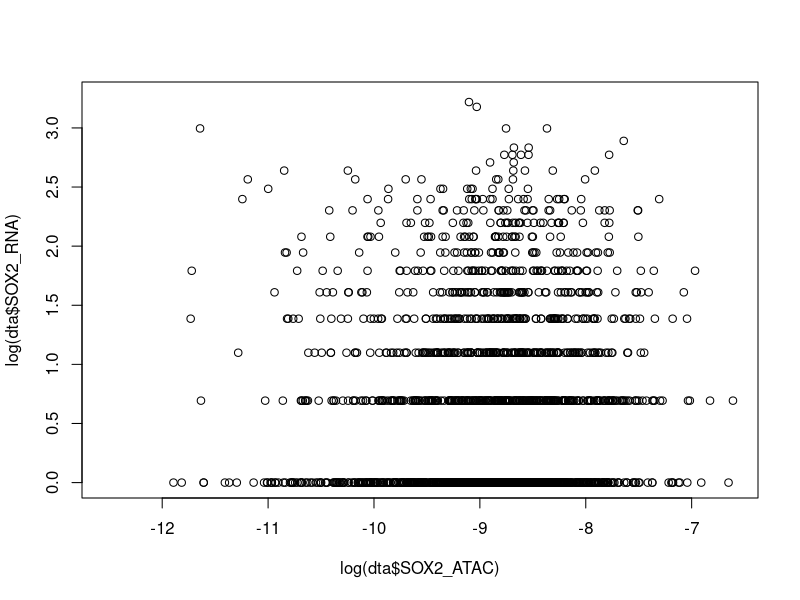
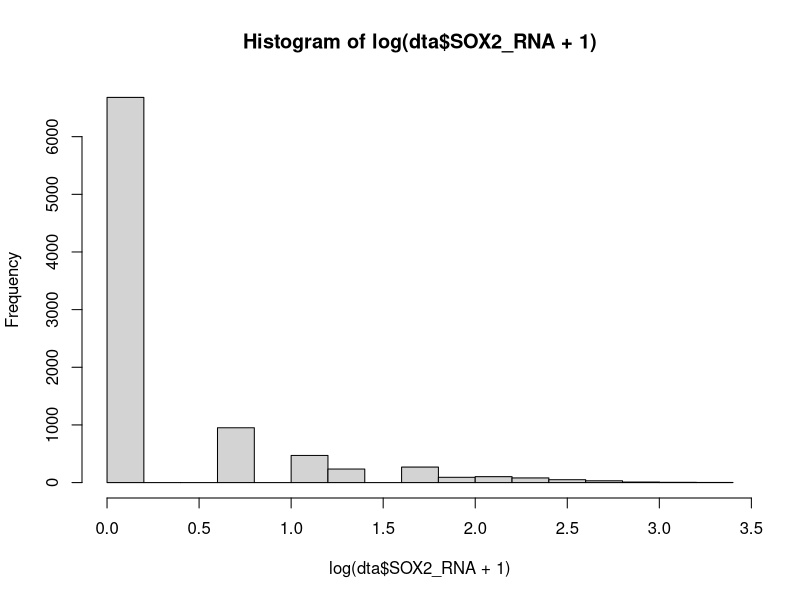
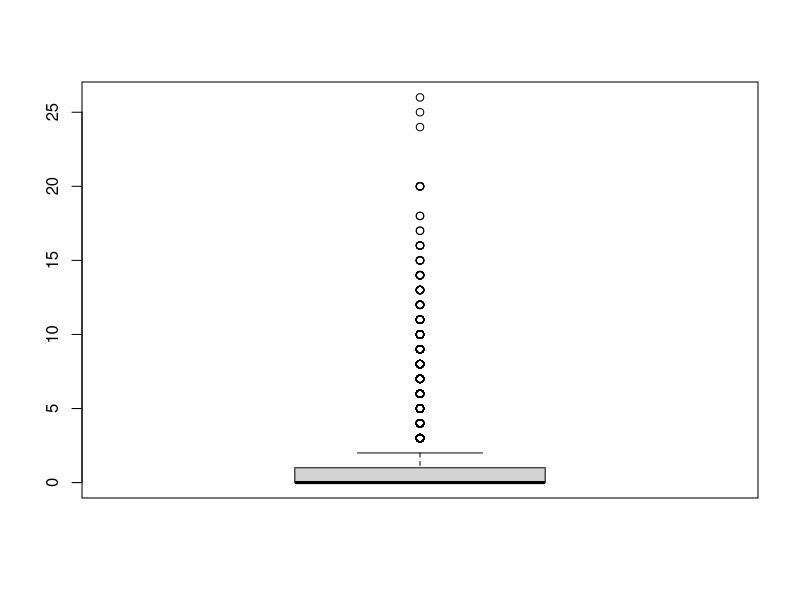
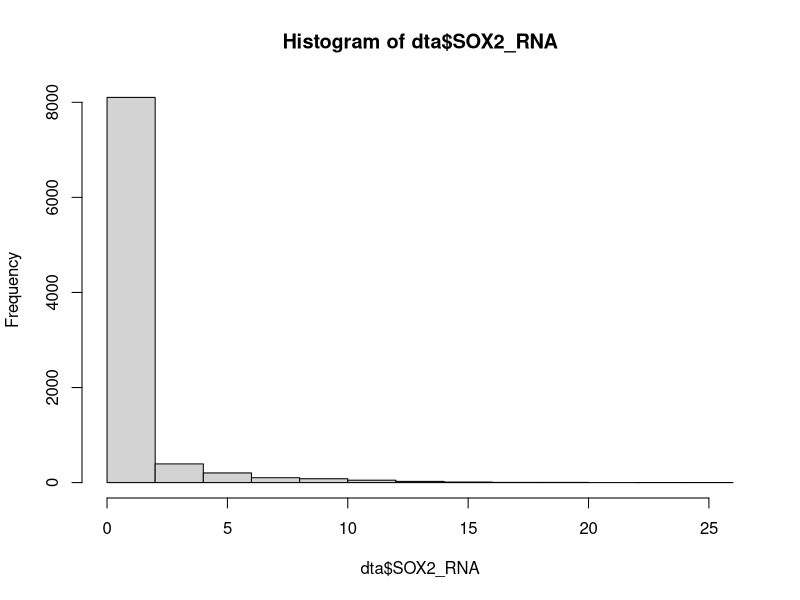
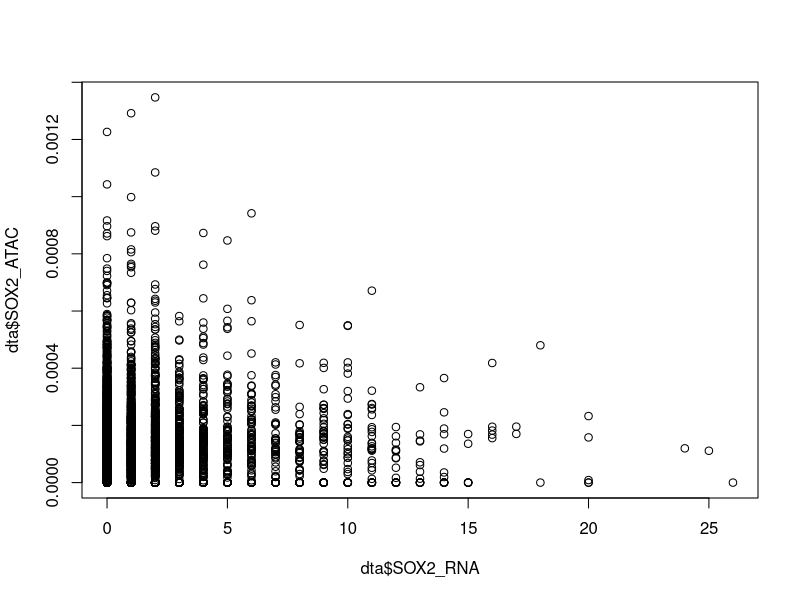
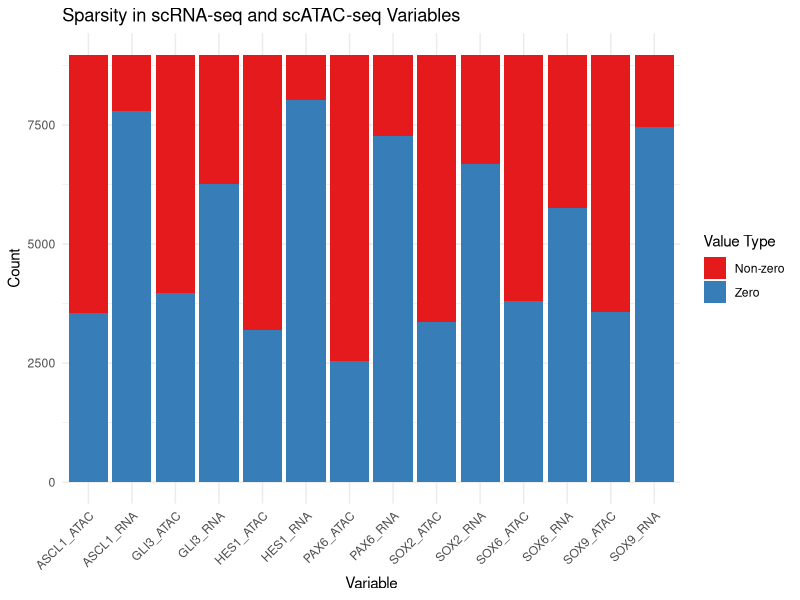
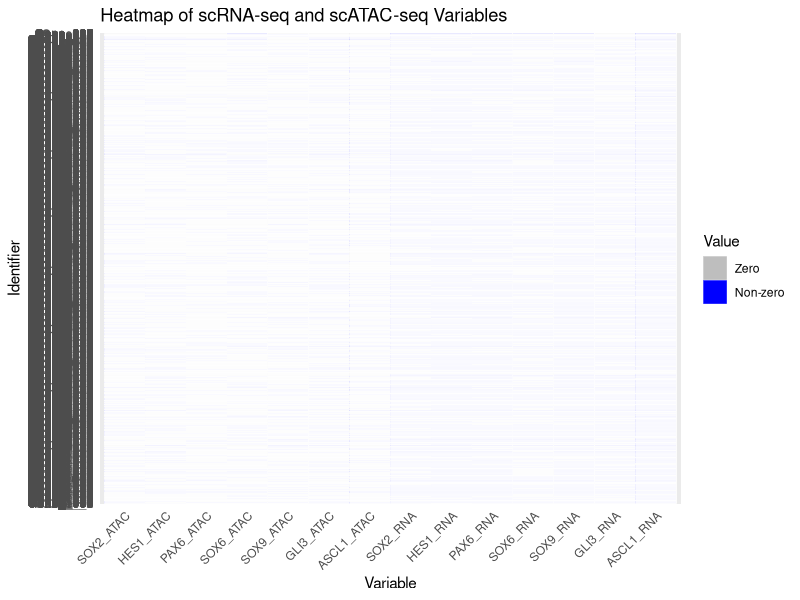
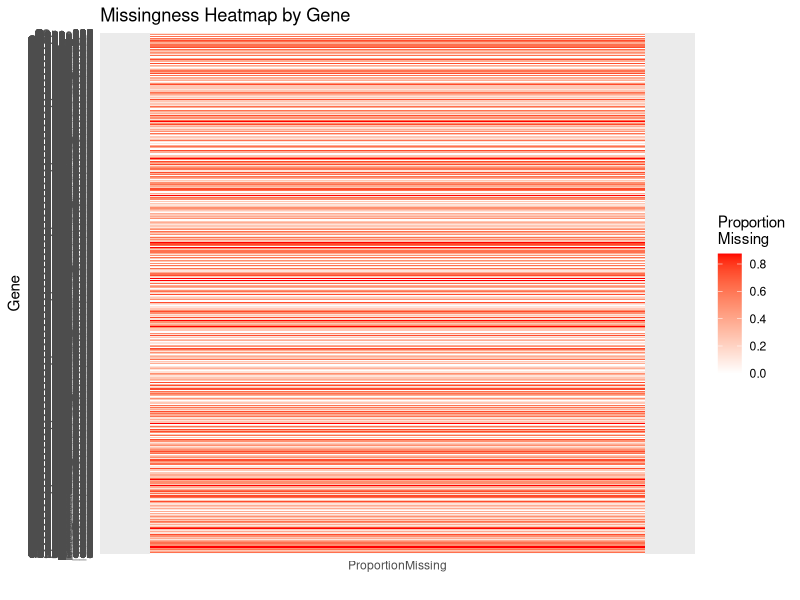

Here is the R script that generated these plots, in order: (Note: this script raises an error after producing the figures.)
## ---- chunk 1
knitr::opts_chunk$set(echo = TRUE)
## ---- chunk 2
dta <- read.csv('./test_data/total_7_var.csv', header = T)
## ---- chunk 3
plot(log(dta$SOX2_ATAC), log(dta$SOX2_RNA))
## ---- chunk 4
hist(log(dta$SOX2_RNA + 1))
## ---- chunk 5
# Calculate Z-score
z_scores <- scale(dta)

# IQR method for a specific variable
Q1 <- quantile(dta$SOX2_RNA, 0.25)
Q3 <- quantile(dta$SOX2_RNA, 0.75)
IQR_value <- Q3 - Q1
outliers <- dta$SOX2_RNA < (Q1 - 1.5 * IQR_value) | dta$SOX2_RNA > (Q3 + 1.5 * IQR_value)

# Visual inspection
boxplot(dta$SOX2_RNA)
hist(dta$SOX2_RNA)
plot(dta$SOX2_RNA, dta$SOX2_ATAC)

## ---- chunk 6
library(tidyr)
library(dplyr)

# Transforming the data into a long format
long_data <- dta %>% 
  pivot_longer(cols = everything(), 
               names_to = "variable", 
               values_to = "value") %>%
  mutate(value_type = ifelse(value == 0, "Zero", "Non-zero"))

library(ggplot2)

ggplot(long_data, aes(x = variable, fill = value_type)) + 
  geom_bar() + 
  theme_minimal() + 
  labs(title = "Sparsity in scRNA-seq and scATAC-seq Variables", 
       x = "Variable", 
       y = "Count") + 
  scale_fill_brewer(palette = "Set1", name = "Value Type") +
  theme(axis.text.x = element_text(angle = 45, hjust = 1))

## ---- chunk 7
data <- dta
data$Identifier <- paste("Gene", seq_len(nrow(data)), sep="_")
library(reshape2)

long_data <- melt(data, id.vars = "Identifier", variable.name = "Variable", value.name = "Value")
library(ggplot2)
# ggsave("high_res_heatmap.png", plot = last_plot(), dpi = 300, width = 12, height = 10)

ggplot(long_data, aes(x = Variable, y = Identifier)) + 
  geom_tile(aes(fill = factor(Value == 0)), color = "white") + 
  scale_fill_manual(values = c("TRUE" = "blue", "FALSE" = "grey"), 
                    name = "Value", 
                    labels = c("Zero", "Non-zero")) +
  theme_minimal() + 
  theme(axis.text.x = element_text(angle = 45, hjust = 1), axis.text.y = element_text(angle = 0, hjust = 1, vjust = 0.5)) +
  labs(title = "Heatmap of scRNA-seq and scATAC-seq Variables", x = "Variable", y = "Identifier")


## ---- chunk 8
# Assuming 'data' is the original dataframe with genes as rows and variables as columns.
# Add a row identifier if it doesn't exist
ATAC_data <- data %>% dplyr::select(ends_with("ATAC"))
ATAC_data$GeneID <- paste0("Gene_", seq_len(nrow(ATAC_data)))

# Calculate the proportion of missing values (assuming zeros are missing)
missingness <- data.frame(GeneID = ATAC_data$GeneID, 
                          ProportionMissing = rowSums(ATAC_data == 0) / ncol(ATAC_data))

# Melting for ggplot
long_missingness <- melt(missingness, id.vars = "GeneID")

# Heatmap of missingness
ggplot(long_missingness, aes(x = variable, y = GeneID, fill = value)) +
  geom_tile() +
  scale_fill_gradient(low = "white", high = "red") +
  theme_minimal() +
  labs(x = "", y = "Gene", fill = "Proportion\nMissing", title = "Missingness Heatmap by Gene")

## ---- chunk 9
# Count the number of genes with all measurements as zero
number_of_genes_all_zeros <- sum(rowSums(ATAC_data == 0) == 7)
number_of_genes_all_zeros
## ---- chunk 10
library(dplyr)
sox2_atac_zero_removed <- dta %>% filter(SOX2_ATAC != 0)

hist(log(sox2_atac_zero_removed$SOX2_ATAC))
qqnorm(log(sox2_atac_zero_removed$SOX2_ATAC))
library(nortest)
ad.test(sox2_atac_zero_removed$SOX2_ATAC)
## ---- chunk 11
average_sparsity <- dta %>%
  dplyr::select(ends_with("_ATAC")) %>%
  dplyr::summarise_all(~mean(. == 0)) %>%
  dplyr::summarise(average_sparsity = mean(.))

# Print the average sparsity
average_sparsity
## ---- chunk 12
proportion_zeros_ATAC <- dta %>%
  summarise(across(ends_with("_ATAC"), ~mean(. == 0, na.rm = TRUE)))
proportion_zeros_ATAC
mean(t(proportion_zeros_ATAC))
var(t(proportion_zeros_ATAC))
## ---- chunk 13
library(dplyr)
mean(log(dta %>% filter(SOX2_ATAC != 0) %>% select(SOX2_ATAC)))

## ---- chunk 14
library(dplyr)
library(purrr)

mean_var_log_ATAC <- dta %>%
  # Selects only columns ending with "ATAC"
  select(ends_with("ATAC")) %>%
  # Apply function to replace 0 with NA and calculate log
  mutate(across(.fns = ~ifelse(. == 0, NA, log(.)))) %>%
  # Calculate mean and standard deviation, ignoring NA values
  summarise(across(everything(), list(
    mean_log = ~mean(., na.rm = TRUE), 
    var_log = ~var(., na.rm = TRUE)
  ), .names = "{.fn}_{.col}"))

mean_var_log_ATAC

## ---- chunk 15
## get mean of the mean and var
library(dplyr)

# Calculate the overall mean of mean logarithmic values
overall_mean_log <- mean_var_log_ATAC %>%
  select(starts_with("mean_log_")) %>%
  unlist() %>%
  mean(na.rm = TRUE)

# Calculate the overall mean of variance values
# Since variance can be approximated by standard deviation squared
overall_mean_variance <- mean_var_log_ATAC %>%
  select(starts_with("var_log_")) %>%
  unlist() %>%
  mean(na.rm = TRUE)

list(overall_mean_log = overall_mean_log, overall_mean_variance = overall_mean_variance)

## ---- chunk 16
proportion_zeros_RNA <- dta %>%
  summarise(across(ends_with("_RNA"), ~mean(. == 0, na.rm = TRUE)))
proportion_zeros_RNA
mean(t(proportion_zeros_RNA))
## ---- chunk 17
library(dplyr)
library(purrr)

mean_var_RNA <- dta %>%
  # Selects only columns ending with "ATAC"
  select(ends_with("RNA")) %>%
  summarise(across(everything(), list(
    mean = ~mean(., na.rm = TRUE), 
    var = ~var(., na.rm = TRUE)
  ), .names = "{.fn}_{.col}"))

mean_var_RNA

## ---- chunk 18
## get mean of the mean and var
library(dplyr)

# Calculate the overall mean of mean logarithmic values
overall_mean_mean_RNA <- mean_var_RNA %>%
  select(starts_with("mean_")) %>%
  unlist() %>%
  mean(na.rm = TRUE)

# Calculate the overall mean of variance values
# Since variance can be approximated by standard deviation squared
overall_mean_var_RNA <- mean_var_RNA %>%
  select(starts_with("var_")) %>%
  unlist() %>%
  mean(na.rm = TRUE)

list(overall_mean_mean_RNA = overall_mean_mean_RNA, overall_mean_var_RNA = overall_mean_var_RNA)

## ---- chunk 19
## MoM estimator for r and p in NB
library(dplyr)

r_hat_RNA <- dta %>%
  select(ends_with("RNA")) %>%
  summarise(across(everything(), function(x) {
    mean_x <- mean(x, na.rm = TRUE)
    var_x <- var(x, na.rm = TRUE)
    r_hat <- (mean_x^2) / (var_x - mean_x) 
    return(r_hat)
  }))

p_hat_RNA <- dta %>%
  select(ends_with("RNA")) %>%
  summarise(across(everything(), function(x) {
    mean_x <- mean(x, na.rm = TRUE)
    var_x <- var(x, na.rm = TRUE)
    p_hat <- 1 - mean_x/var_x
    return(p_hat)
  }))

list(r_hat_RNA = mean(t(r_hat_RNA)), p_hat_RNA = mean(t(p_hat_RNA)))

## ---- chunk 20
library(dplyr)
sox2_rna_zero_removed <- dta %>% select(SOX2_RNA) %>% filter(SOX2_RNA != 0)

hist(sox2_rna_zero_removed$SOX2_RNA)
hist(log(sox2_rna_zero_removed$SOX2_RNA))
## ---- chunk 21
# Fit a Poisson model
lambda_hat <- mean(sox2_rna_zero_removed$SOX2_RNA)
log_likelihood_poisson <- sum(dpois(sox2_rna_zero_removed$SOX2_RNA, lambda_hat, log = TRUE))

# fit nb
library(MASS)
fit_negbin <- glm.nb(sox2_rna_zero_removed$SOX2_RNA ~ 1)
fitted_means <- fitted(fit_negbin)
log_likelihood_negbin <- sum(dnbinom(sox2_rna_zero_removed$SOX2_RNA, size = fit_negbin$theta, mu = fitted_means, log = TRUE))

# Calculate the likelihood ratio statistic
lr_statistic <- -2 * (log_likelihood_poisson - log_likelihood_negbin)

# Compare to chi-square distribution with degrees of freedom equal to difference in parameters
df <- length(sox2_rna_zero_removed$SOX2_RNA) -1 # Adjust based on your models
p_value <- pchisq(lr_statistic, df, lower.tail = FALSE)

p_value

## ---- chunk 22
# Calculate the Neyman-Scott statistic
transformed_data <- sqrt(data)
mean_transformed <- mean(transformed_data)
var_transformed <- var(transformed_data)

ns_statistic <- (var_transformed - 1 / (4 * length(data))) / sqrt(mean_transformed^2 / (2 * length(data)))

# P-value from normal approximation
p_value_ns <- 2 * pnorm(abs(ns_statistic), lower.tail = FALSE)

p_value_ns

## ---- chunk 23
library(dplyr)

zero_removed_dta_ATAC_only <- dta %>%
  dplyr::select(SOX2_RNA, SOX2_ATAC) %>%
  dplyr::filter(SOX2_ATAC != 0) 
## ---- chunk 24
library(MASS)
library(lmtest)
poisson_model <- glm(SOX2_RNA ~ log(SOX2_ATAC), data = zero_removed_dta_ATAC_only, family = poisson)
nb_model <- glm.nb(SOX2_RNA ~ log(SOX2_ATAC), data = zero_removed_dta_ATAC_only, link = 'log')
# Conduct Likelihood Ratio Test
lrt_result <- lrtest(poisson_model, nb_model)
print(lrt_result)
## ---- chunk 25
predicted_values <- predict(nb_model, type = "response")
library(ggplot2)

# Creating a data frame for ggplot
data_for_plot <- data.frame(Observed = zero_removed_dta_ATAC_only$SOX2_RNA, Predicted = predicted_values)

ggplot(data_for_plot, aes(x = Observed, y = Predicted)) +
  geom_point(alpha = 0.5) +
  geom_abline(intercept = 0, slope = 1, color = "red", linetype = "dashed") +
  labs(x = "Observed Values", y = "Predicted Values", title = "Observed vs. Predicted Values") +
  theme_minimal()

## ---- chunk 26
library(mgcv)

# Fit a GLM using `gam` with an identity link for the smooth term
nb_glm_gam <- gam(SOX2_RNA ~ log(SOX2_ATAC), data = zero_removed_dta_ATAC_only, family=nb(link = 'log'))

# Fit a GAM with a smooth term
nb_gam_gam <- gam(SOX2_RNA ~ s(log(SOX2_ATAC)), data = zero_removed_dta_ATAC_only, family=nb(link = 'log'))

# Perform LRT
lrt_result <- anova(nb_glm_gam, nb_gam_gam, test = "Chisq")
lrt_result
## ---- chunk 27
AIC(nb_model)
AIC(rna_gam_model)
## ---- chunk 28
library(ggplot2)
library(mgcv)

fitted_values_gam <- predict(rna_gam_model, type = "response")

# Create a new data frame containing observed and fitted values
obs_vs_fitted_gam <- data.frame(
  Observed = zero_removed_dta_ATAC_only$SOX2_RNA,
  Fitted = fitted_values_gam
)

# Generate the observed vs. fitted plot using ggplot2
ggplot(obs_vs_fitted_gam, aes(x = Observed, y = Fitted)) +
  geom_point(alpha = 0.5) +  # Use alpha to adjust point transparency if there are many overlapping points
  geom_abline(intercept = 0, slope = 1, linetype = "dashed", color = "blue") +  # Add a reference line y=x
  labs(title = "Observed vs Fitted Values for GAM Model",
       x = "Observed Values",
       y = "Fitted Values") +
  theme_minimal() +
  theme(axis.text.x = element_text(angle = 45, hjust = 1))
## ---- chunk 29
atac_model <- glm(log(SOX2_ATAC) ~ SOX2_RNA, data = zero_removed_dta_ATAC_only, family = gaussian())
summary(atac_model)
## ---- chunk 30
library(ggplot2)
fitted_values <- predict.glm(atac_model, type = "response")

obs_vs_fitted <- data.frame(
  Observed = log(zero_removed_dta_ATAC_only$SOX2_ATAC),
  Fitted = fitted_values
)

ggplot(obs_vs_fitted, aes(x = Observed, y = Fitted)) +
  geom_point() +
  geom_abline(intercept = 0, slope = 1, linetype = "dashed", color = "blue") +
  labs(title = "Observed vs Fitted Values", x = "Observed Log(SOX2_ATAC)", y = "Fitted Values") +
  theme_minimal()  

## ---- chunk 31
library(mgcv)

# Fit a GAM
atac_gam_model <- gam(log(SOX2_ATAC) ~ s(SOX2_RNA), data = zero_removed_dta_ATAC_only, family = gaussian())

# Perform LRT
lrt_result <- anova(atac_model, atac_gam_model, test = "Chisq")
lrt_result
## ---- chunk 32
AIC(atac_model)
AIC(atac_gam_model)
## ---- chunk 33
library(ggplot2)
library(mgcv)

fitted_values_gam <- predict(atac_gam_model, type = "response")

# Create a new data frame containing observed and fitted values
obs_vs_fitted_gam <- data.frame(
  Observed = log(zero_removed_dta_ATAC_only$SOX2_ATAC),
  Fitted = fitted_values_gam
)

# Generate the observed vs. fitted plot using ggplot2
ggplot(obs_vs_fitted_gam, aes(x = Observed, y = Fitted)) +
  geom_point(alpha = 0.5) +  # Use alpha to adjust point transparency if there are many overlapping points
  geom_abline(intercept = 0, slope = 1, linetype = "dashed", color = "blue") +  # Add a reference line y=x
  labs(title = "Observed vs Fitted Values for GAM Model",
       x = "Observed Values",
       y = "Fitted Values") +
  theme_minimal() +
  theme(axis.text.x = element_text(angle = 45, hjust = 1))
## ---- chunk 34
library(mice)
library(dplyr)

ATAC_dta_temp <- dta %>%
  dplyr::select(dplyr::ends_with("ATAC")) 

ATAC_dta_temp[ATAC_dta_temp == 0] <- NA
ATAC_dta_temp_log <- log(ATAC_dta_temp)
ATAC_imputed_log_data <- mice(ATAC_dta_temp_log, method = 'norm', m = 5, maxit = 5)
ATAC_imputed_log_data <- complete(ATAC_imputed_log_data)

## ---- chunk 35
imputed_log_data <- dplyr::cross_join(ATAC_imputed_log_data, dplyr::select(dta, ends_with("RNA")))
## ---- chunk 36
library(mgcv)

nb_glm_gam_im <- gam(SOX2_RNA ~ SOX2_ATAC + HES1_ATAC + PAX6_ATAC + SOX6_ATAC + SOX9_ATAC + GLI3_ATAC + ASCL1_ATAC, data = imputed_log_data, family=nb(link = 'log'))

nb_gam_gam_im <- gam(SOX2_RNA ~ s(SOX2_ATAC) + s(HES1_ATAC) + s(PAX6_ATAC) + s(SOX6_ATAC) + s(SOX9_ATAC) + s(GLI3_ATAC) + s(ASCL1_ATAC), data = imputed_data, family=nb(link = 'log'))

# Perform LRT
lrt_result_im <- anova(nb_glm_gam_im, nb_gam_gam_im, test = "Chisq")
lrt_result_im
